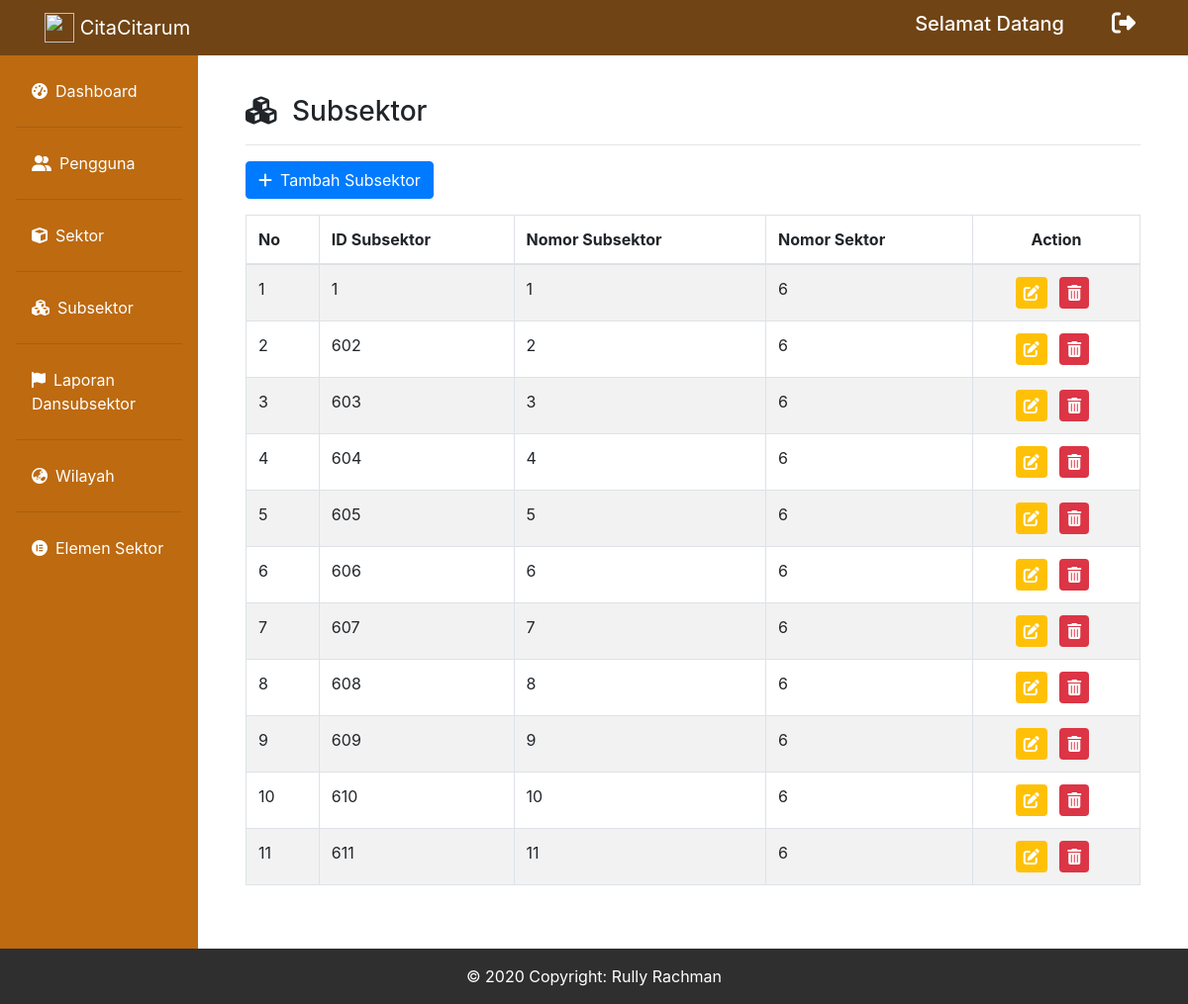
Page /admin_subsektor.php on the committed database.
### tables this page shows
CREATE TABLE `subsektor` (
  `id_subsektor` int(50) NOT NULL,
  `nama_subsektor` varchar(50) NOT NULL,
  `id_sektor` int(50) NOT NULL
);

### admin_subsektor.php (the view, shortened to what this page needs)
<?php
include("connect.php");
?>
<!doctype html>
<html lang="en">
  <head>
    <link rel="stylesheet" href="https://stackpath.bootstrapcdn.com/bootstrap/4.4.1/css/bootstrap.min.css">
    <link rel="stylesheet" href="fontawesome/css/all.min.css">
  </head>
  <body>
        <nav class="navbar navbar-expand-lg navbar-dark bg-gradient-primary fixed-top" style="background-color: #704414" id="bar">
            <div class="container">
                <a href="admin_dashboard.php" class="navbar-brand" href="index.php">
                    <img src="img/logocitarum.png" width="30" height="30" class="d-inline-block align-top" alt="">  CitaCitarum</a>
                <div class="collapse navbar-collapse" id="navbarText">
                <span class="mr-5"><h5>Selamat Datang <?php echo $_SESSION["name"]?></h5></span>
                <div class="icon">
                    <h4>
                        <a href="admin_dashboard.php?logout='1'" class="text-decoration-none"><i class="fas fa-sign-out-alt mr-2" data-toggle="tooltip" title="Logout"></i></a>
                    </h4>
                </div>
        </nav>
        <div class="row no-gutters mt-5">
        <div class="col-md-2 pt-2 sidebar" style="background-color: #BD6A11">
        <ul class="nav flex-column pl-3 pr-3 pb-3 p-1 pt-3" style="background-color: #BD6A11">
            <li class="nav-item">
                <a class="nav-link text-white active" href="admin_dashboard.php"><i class="fas fa-tachometer-alt mr-2"></i>Dashboard</a><hr>
            </li>
            <li class="nav-item">
                <a class="nav-link text-white" href="admin_user.php"><i class="fas fa-user-friends mr-2"></i>Pengguna</a><hr>
            </li>
            <li class="nav-item">
                <a class="nav-link text-white" href="admin_sektor.php"><i class="fas fa-cube mr-2"></i>Sektor</a><hr>
            </li>
            <li class="nav-item">
                <a class="nav-link text-white" href="admin_subsektor.php"><i class="fas fa-cubes mr-2"></i>Subsektor</a><hr>
            </li>
            <li class="nav-item">
                <a class="nav-link text-white" href="admin_laporandansubsektor.php"><i class="fas fa-flag mr-2"></i>Laporan Dansubsektor</a><hr>
            </li>
            <li class="nav-item">
                <a class="nav-link text-white" href="wilayah.php"><i class="fas fa-globe-asia mr-2"></i>Wilayah</a><hr>
            </li>
            <li class="nav-item">
                <a class="nav-link text-white" href="admin_elemen.php"style="margin-bottom: 110px"><i class="fab fa-elementor mr-2"></i>Elemen Sektor</a>
            </li>
        </ul>
        </div>
        <div class="col-md-10 p-5">
            <h3><i class="fas fa-cubes mr-2"></i> Subsektor</h3>
            <hr>
            <a href="tambah_subsektor.php" class="btn btn-primary mb-3"><i class="fas fa-plus mr-2"></i>Tambah Subsektor</a>
            <table class="table table-striped table-bordered">
            <thead>
                <tr>
                <th scope="col">No</th>
                <th scope="col">ID Subsektor</th>
                <th scope="col">Nomor Subsektor</th>
                <th scope="col">Nomor Sektor</th>
                <th scope="col" colspan="2" class="text-center">Action</th>
                </tr>
            </thead>
            <tbody>
            <?php
                $query = "SELECT * FROM subsektor ORDER BY id_subsektor ASC";
                $sql = mysqli_query($conn, $query);
                $no = 1;
                while($row = mysqli_fetch_array($sql)){
                echo "
                    <tr>
                    <td>$no</td>
                    <td>$row[id_subsektor]</td>
                    <td>$row[nama_subsektor]</td>
                    <td>$row[id_sektor]</td>
                    <td colspan='2' class='text-center'><a href='edit_subsektor.php?id=$row[id_subsektor]'><i class='fas fa-edit bg-warning p-2 text-white rounded mr-0' data-toggle='tooltip' title='edit'></i></a>
                    <a class='m-2' href='admin_subsektor.php?deletesubsektor=$row[id_subsektor]'><i class='fas fa-trash-alt bg-danger text-white p-2 rounded'></i></a></td>
                    </tr>";
                    $no++;
                }
            ?>
            </tbody>
            </table>
        </div>
    </div>
        <footer>
            <div class="footer-copyright text-center py-3">© 2020 Copyright: Rully Rachman
            </div>
        </footer>
  </body>
</html>

### admin_subsektor.php (style rules this page uses)
.navbar { color: white; }
.icon a { color: white; text-decoration: none; }
.footer-copyright { background-color: #2f2f2f; color: white; }

### rows in the picture
subsektor: id_subsektor "1", nama_subsektor "1", id_sektor "6"
subsektor: id_subsektor "602", nama_subsektor "2", id_sektor "6"
subsektor: id_subsektor "603", nama_subsektor "3", id_sektor "6"
subsektor: id_subsektor "604", nama_subsektor "4", id_sektor "6"
subsektor: id_subsektor "605", nama_subsektor "5", id_sektor "6"
subsektor: id_subsektor "606", nama_subsektor "6", id_sektor "6"
subsektor: id_subsektor "607", nama_subsektor "7", id_sektor "6"
subsektor: id_subsektor "608", nama_subsektor "8", id_sektor "6"
subsektor: id_subsektor "609", nama_subsektor "9", id_sektor "6"
subsektor: id_subsektor "610", nama_subsektor "10", id_sektor "6"
subsektor: id_subsektor "611", nama_subsektor "11", id_sektor "6"
